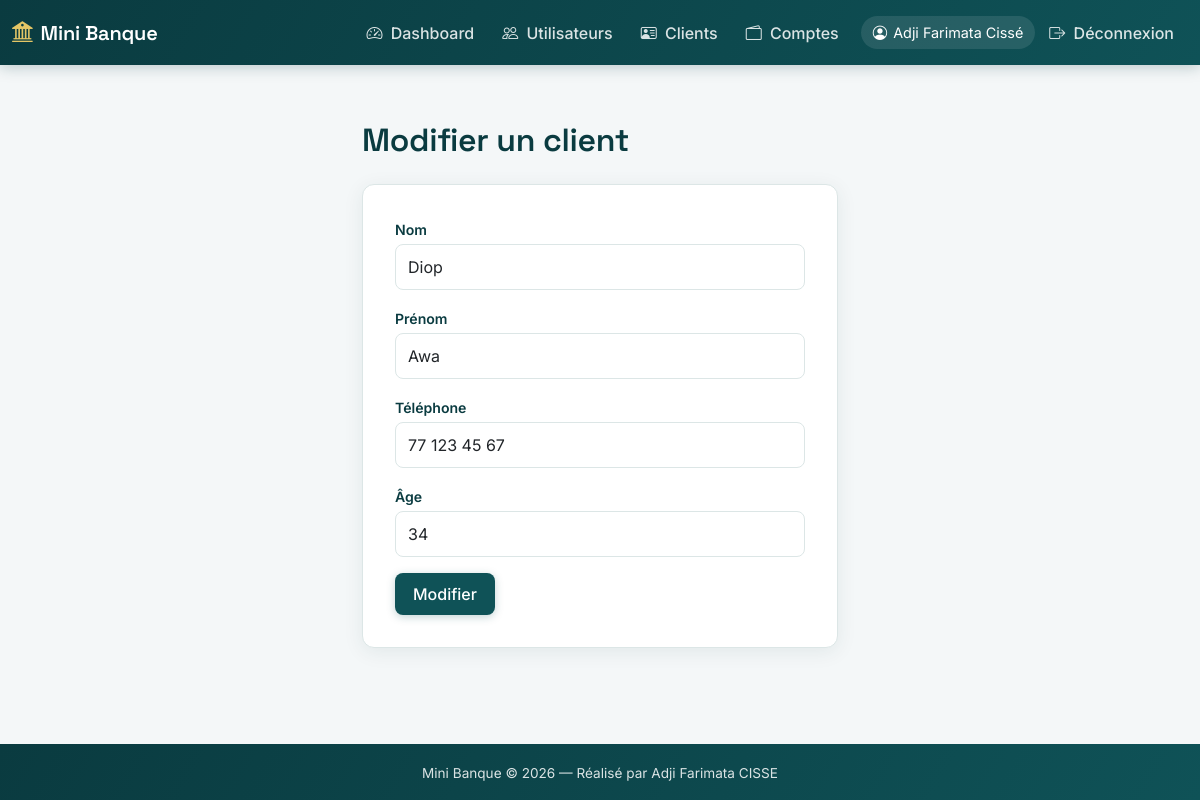
Page /ModifClient.php?id=1 (signed in) on the committed database.
### tables this page shows
CREATE TABLE `clients` (
  `id`          INT UNSIGNED NOT NULL AUTO_INCREMENT,
  `nom`         VARCHAR(100) NOT NULL,
  `prenom`      VARCHAR(100) NOT NULL,
  `telephone`   VARCHAR(30)  NOT NULL,
  `age`         TINYINT UNSIGNED NOT NULL,
  `created_at`  TIMESTAMP NOT NULL DEFAULT CURRENT_TIMESTAMP,
  PRIMARY KEY (`id`)
);

### ModifClient.php (the view, shortened to what this page needs)
<?php
include "db.php";
$id = $_GET['id'];
$stmt = $pdo->prepare("SELECT * FROM clients WHERE id=:id");
$stmt->execute([':id'=>$id]);
$client = $stmt->fetch(PDO::FETCH_ASSOC);
?>
<!DOCTYPE html>
<html lang="en">
<head>
    <link href="https://cdn.jsdelivr.net/npm/bootstrap@5.3.2/dist/css/bootstrap.min.css" rel="stylesheet">
    <link href="https://cdn.jsdelivr.net/npm/bootstrap-icons@1.11.1/font/bootstrap-icons.css" rel="stylesheet">
    <link rel="stylesheet" href="style.css">
</head>
<body>
    <?php include "navbar.php"; ?>
    <div class="container mt-5" style="max-width:500px;">
    <h2>Modifier un client</h2>
    <form method="post">
        <div class="mb-3"><label>Nom</label><input type="text" name="nom" class="form-control" value="<?= $client['nom']; ?>" required></div>
        <div class="mb-3"><label>Prénom</label><input type="text" name="prenom" class="form-control" value="<?= $client['prenom']; ?>" required></div>
        <div class="mb-3"><label>Téléphone</label><input type="text" name="telephone" class="form-control" value="<?= $client['telephone']; ?>" required></div>
        <div class="mb-3"><label>Âge</label><input type="number" name="age" class="form-control" value="<?= $client['age']; ?>" min="0" required></div>
        <button type="submit" class="btn btn-purple">Modifier</button>
    </form>
</div>
<?php include "footer.php"; ?>
</body>
</html>

### style.css (style rules this page uses)
:root { --teal-dark: #0A3B40; --teal: #0F5257; --teal-tint: #E7F0EF; --gold: #C9A227; --gold-soft: #E4C666; --bg: #F4F7F8; --ink: #1B1B1B; --ink-soft: #5B6B6D; --line: #DCE6E6; --radius: 12px; --purple: var(--teal); --purple-dark: var(--teal-dark); }
* { box-sizing: border-box; }
body { background: var(--bg); color: var(--ink); font-family: 'Inter', sans-serif; min-height: 100vh; }
h1, h2, h3, h4, h5, .navbar-brand { font-family: 'Space Grotesk', sans-serif; font-weight: 600; letter-spacing: -0.01em; }
h2 { color: var(--teal-dark); margin-bottom: 24px; display: flex; align-items: center; gap: 10px; }
.btn-purple { background-color: var(--teal); color: #fff; border: none; border-radius: 8px; padding: 9px 18px; font-weight: 600; transition: all 0.2s ease; box-shadow: 0 2px 8px rgba(15, 82, 87, 0.25); }
.btn { border-radius: 8px; font-weight: 500; }
form { background: #fff; padding: 32px; border-radius: var(--radius); box-shadow: 0 4px 20px rgba(10, 59, 64, 0.08); border: 1px solid var(--line); }
label { font-weight: 600; font-size: 0.88rem; color: var(--teal-dark); margin-bottom: 4px; display: inline-block; }
.form-control, select.form-control { border-radius: 8px; border: 1px solid var(--line); padding: 10px 12px; }
.container { max-width: 1080px; }
.container.mt-5 { padding-top: 8px; padding-bottom: 60px; }
html, body { height: 100%; }
body { display: flex; flex-direction: column; }

### rows in the picture
clients: nom "Diop", prenom "Awa", telephone "77 123 45 67", age "34"

### other values in the picture
$_SESSION['user']['nom'] "Adji Farimata Cissé"
